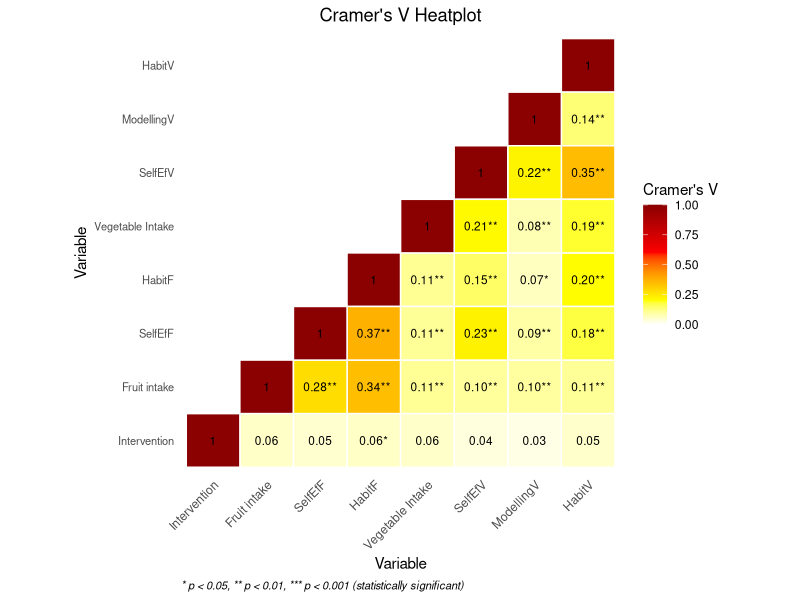

Source code (R):
# ==============================================================================
# Script 02: Cramer's V Association Matrix & Heatmap
# ==============================================================================

library(readxl)
library(vcd)
library(reshape2)
library(ggplot2)


# 1. Read Data -----------------------------------------------------------------

df <- read_excel("data/CramerV_DataSet.xlsx")
View(df)
df_factor <- df
if (tolower(names(df_factor)[1]) %in% c("id", "rowid")) {
  start_col <- 2
} else {
  start_col <- 1
}
for (col in names(df_factor)[start_col:length(names(df_factor))]) {
  df_factor[[col]] <- as.factor(df_factor[[col]])
}

# Convert columns to factors
start_col <- if (tolower(names(df_factor)[1]) %in% c("id", "rowid")) 2 else 1
for (col in names(df_factor)[start_col:length(names(df_factor))]) {
  df_factor[[col]] <- as.factor(df_factor[[col]])
}

# Remove columns with only one unique value
keep_vars <- sapply(df_factor, function(x) length(unique(x)) > 1)
df_factor <- df_factor[, keep_vars]
categoricals <- names(df_factor)

# Prepare ordered variable lists (dataset specific logic)
categoricals <- names(df_factor)[start_col:length(names(df_factor))]
v_vars <- categoricals[grepl("V$", categoricals)]
f_vars <- categoricals[grepl("F$", categoricals)]
veg_var <- categoricals[tolower(categoricals) %in% c("vegetable intake")]
fruit_var <- categoricals[tolower(categoricals) %in% c("fruit intake")]
ordered_vars <- c(
  v_vars,
  veg_var,
  f_vars,
  fruit_var,
  setdiff(categoricals, c(v_vars, f_vars, veg_var, fruit_var))
)

cat("Ordered variables used for heatmap:\n")
print(ordered_vars)

# All combinations
all_combs <- expand.grid(ordered_vars, ordered_vars, stringsAsFactors = FALSE)
names(all_combs) <- c("Var1", "Var2")

# Robust function to compute Cramer's V and p-value
cramers_v_fun <- function(x, y, data) {
  tryCatch({
    complete_data <- data[!is.na(data[[x]]) & !is.na(data[[y]]), ]
    if (length(unique(complete_data[[x]])) < 2 | length(unique(complete_data[[y]])) < 2) return(list(CramersV=NA, p.value=NA))
    tbl <- table(complete_data[[x]], complete_data[[y]])
    if (min(dim(tbl)) < 2) return(list(CramersV=NA, p.value=NA))
    v <- assocstats(tbl)$cramer
    pval <- suppressWarnings(chisq.test(tbl)$p.value)
    list(CramersV=v, p.value=pval)
  }, error = function(e) list(CramersV=NA, p.value=NA))
}

tmp <- mapply(cramers_v_fun, all_combs$Var1, all_combs$Var2, MoreArgs=list(data=df_factor), SIMPLIFY=FALSE)
all_combs$CramersV <- sapply(tmp, function(x) x$CramersV)
all_combs$p.value <- sapply(tmp, function(x) x$p.value)
all_combs$CramersV[all_combs$Var1 == all_combs$Var2] <- 1
all_combs$p.value[all_combs$Var1 == all_combs$Var2] <- NA

# Result matrix for Cramer's V
result_matrix <- acast(all_combs, Var1 ~ Var2, value.var = "CramersV")
result_matrix <- result_matrix[ordered_vars, ordered_vars]

# Dataframe for heatmap (bottom right triangle)
heat_df_bottom_right <- melt(result_matrix)
names(heat_df_bottom_right) <- c("Var1", "Var2", "value")
var1_num <- as.numeric(factor(heat_df_bottom_right$Var1, levels=ordered_vars))
var2_num <- as.numeric(factor(heat_df_bottom_right$Var2, levels=ordered_vars))
heat_df_bottom_right <- heat_df_bottom_right[var1_num >= var2_num, ]
heat_df_bottom_right$Var1 <- factor(heat_df_bottom_right$Var1, levels = rev(ordered_vars))
heat_df_bottom_right$Var2 <- factor(heat_df_bottom_right$Var2, levels = rev(ordered_vars))

# Merge p-values for annotation
pd <- all_combs[, c("Var1", "Var2", "p.value")]
heat_df_bottom_right <- merge(heat_df_bottom_right, pd, by = c("Var1", "Var2"))

# Function to assign significance stars
get_significance_stars <- function(p) {
  if (is.na(p)) return("")
  #else if (p < 0.001) return("***") #optional because it visual clutters the heatplot
  else if (p < 0.01) return("**")
  else if (p < 0.05) return("*")
  else return("")
}

# Create label with significance stars for heatmap
heat_df_bottom_right$label <- ifelse(is.na(heat_df_bottom_right$value), "NA",
                                     ifelse(heat_df_bottom_right$Var1 == heat_df_bottom_right$Var2, "1",
                                            sprintf("%.2f%s", heat_df_bottom_right$value,
                                                    sapply(heat_df_bottom_right$p.value, get_significance_stars))))

# Heatmap plot with legend for significance asterisk
p2 <- ggplot(heat_df_bottom_right, aes(Var2, Var1)) +
  geom_tile(aes(fill = value), color = "white", linewidth = 0.5) +
  scale_fill_gradientn(colors = c("white", "yellow", "orange", "red", "darkred"),
                       values = c(0, 0.2, 0.4, 0.6, 1),
                       na.value = "lightgrey",
                       name = "Cramer's V",
                       limits = c(0, 1)) +
  geom_text(aes(label = label), color = "black", size = 3) +
  labs(title = "Cramer's V Heatplot", x = "Variable", y = "Variable",
       caption = "* p < 0.05, ** p < 0.01, *** p < 0.001 (statistically significant)") +
  theme_minimal() +
  theme(axis.text.x = element_text(angle = 45, hjust = 1),
        axis.text.y = element_text(size = 8),
        plot.title = element_text(hjust = 0.5),
        plot.caption = element_text(hjust = 0, face = "italic", size = 8),
        panel.grid = element_blank()) +
  coord_fixed()
print(p2)

# Create and print table of Cramer's V with p-values and stars
cramers_table <- all_combs
cramers_table$p.signif <- sapply(cramers_table$p.value, get_significance_stars)
cramers_table <- cramers_table[, c("Var1", "Var2", "CramersV", "p.value", "p.signif")]

# Optionally round values for display
cramers_table$CramersV <- round(cramers_table$CramersV, 3)
cramers_table$p.value <- signif(cramers_table$p.value, 3)

# Print the table
print(cramers_table)
